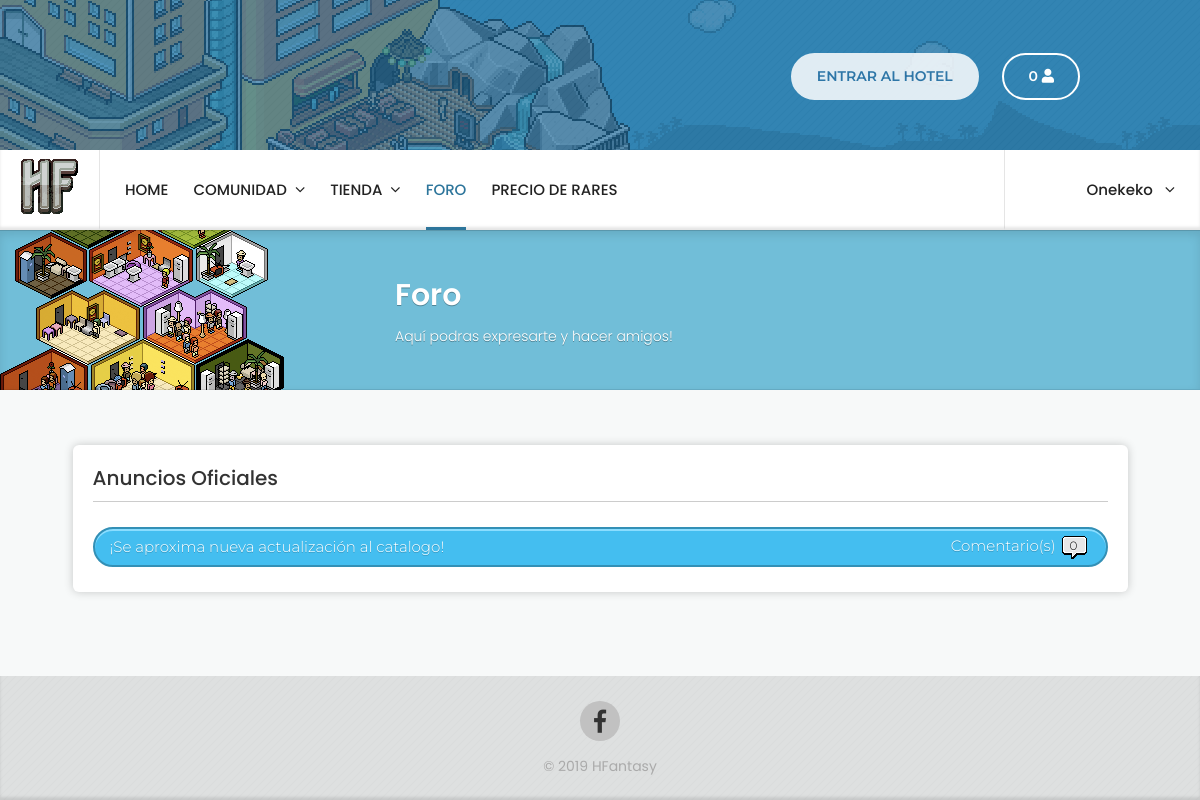
Page /forum/categorie/1 (signed in) on the committed database.
### tables this page shows
CREATE TABLE `users` (
  `id` int(11) NOT NULL AUTO_INCREMENT,
  `username` varchar(25) NOT NULL,
  `real_name` varchar(25) NOT NULL DEFAULT '',
  `password` varchar(64) NOT NULL,
  `mail` varchar(25) NOT NULL,
  `mail_verified` enum('0','1') NOT NULL DEFAULT '0',
  `account_created` int(11) NOT NULL,
  `account_day_of_birth` int(11) NOT NULL DEFAULT 0,
  `last_login` int(11) NOT NULL DEFAULT 0,
  `last_online` int(11) NOT NULL DEFAULT 0,
  `motto` varchar(127) NOT NULL DEFAULT '',
  `look` varchar(256) NOT NULL DEFAULT 'hr-115-42.hd-195-19.ch-3030-82.lg-275-1408.fa-1201.ca-1804-64',
  `gender` enum('M','F') NOT NULL DEFAULT 'M',
  `rank` int(2) NOT NULL DEFAULT 1,
  `credits` int(11) NOT NULL DEFAULT 2500,
  `pixels` int(11) NOT NULL DEFAULT 500,
  `points` int(11) NOT NULL DEFAULT 10,
  `online` enum('0','1','2') NOT NULL DEFAULT '0',
  `auth_ticket` varchar(256) NOT NULL DEFAULT '',
  `ip_register` varchar(45) NOT NULL,
  `ip_current` varchar(45) NOT NULL COMMENT 'Have your CMS update this IP. If you do not do this IP banning won''t work!',
  `machine_id` varchar(64) NOT NULL DEFAULT '',
  `home_room` int(32) NOT NULL DEFAULT 0,
  `bg` varchar(755) DEFAULT NULL,
  `color` varchar(255) DEFAULT NULL,
  `youtube` varchar(555) DEFAULT NULL,
  PRIMARY KEY (`id`) USING BTREE,
  UNIQUE KEY `username` (`username`) USING BTREE,
  UNIQUE KEY `id` (`id`) USING BTREE,
  UNIQUE KEY `id_2` (`id`) USING BTREE,
  UNIQUE KEY `id_3` (`id`) USING BTREE
);

CREATE TABLE `forum_categories` (
  `id` int(11) NOT NULL AUTO_INCREMENT,
  `name` varchar(255) DEFAULT NULL,
  `rank` varchar(255) DEFAULT NULL,
  PRIMARY KEY (`id`)
);

CREATE TABLE `forum_post` (
  `id` int(11) NOT NULL AUTO_INCREMENT,
  `categorie` int(11) DEFAULT NULL,
  `title` varchar(255) DEFAULT NULL,
  `content` longtext DEFAULT NULL,
  `date` varchar(255) DEFAULT NULL,
  `author` varchar(255) DEFAULT NULL,
  PRIMARY KEY (`id`)
);

### assets/system/config.php (called while the page is built, shortened)
<?php
$rise_settings = [
	"name" => "HFantasy",
	"weblink" => "http://localhost",
	"twitter" => "http://twitter.com",
	"theme" => "horange",
	"swf" => "http://localhost/swfs",
	"slogan" => "¡Haz amig@s, únete a la diversion, pásalo en grande!",
	"motto" => "¡HFantasy lo mejor!",
	"credits" => 50000,
	"diamonds" => 0,
	"duckets" => 10,
	"max_rank" => 9
];
?>

### assets/system/User.php (called while the page is built, shortened)
<?php
class User
{
	private $user;
	private static $auth = false;
	public function __construct( $user = false )
	{
		if ( $user )
			self::$auth = true;
		$this->user = $user;
	}
	public function name()
	{
		return $this->user[ 'username' ];
	}
	public static function is_auth()
	{
		return self::$auth;
	}
}

### assets/system/core.php (called while the page is built, shortened)
<?php
require_once "config.php";
require 'User.php';
$db = mysqli_connect($conexion['server'], $conexion['user'], $conexion['pass'], $conexion['db']);
if ( isset( $_SESSION[ 'loginuser' ] ) )
{
	$search = mysqli_query( $db, "SELECT * FROM users WHERE username='$_SESSION[loginuser]'" );
	if ( mysqli_num_rows( $search ) )
	{
		$find = mysqli_fetch_assoc( $search );
		$myuser = new User( $find );
	}
}
else
	$myuser = new User();

### categorie.php (the view, shortened to what this page needs)
<?php
include "assets/system/core.php";
$page = basename($_SERVER["PHP_SELF"]);
 if(isset($_GET['id'])){
    if($_GET['id'] && !empty($_GET['id'])){
    $hj = mysqli_query($db,"SELECT * FROM forum_categories WHERE id = '{$_GET['id']}'");
    $h_edit = mysqli_fetch_array($hj);
?>
<!DOCTYPE html>
<html lang="en">
<head>
    <link rel="stylesheet" href="https://cdnjs.cloudflare.com/ajax/libs/font-awesome/4.7.0/css/font-awesome.min.css">
    <link rel="stylesheet" href="<?php echo $rise_settings['weblink'];?>/riseweb/css/fonts.css">
    <link rel="stylesheet" href="<?php echo $rise_settings['weblink'];?>/riseweb/css/flaticon.css">
    <link rel="stylesheet" href="<?php echo $rise_settings['weblink'];?>/riseweb/css/magnific-popup.css">
    <link rel="stylesheet" href="<?php echo $rise_settings['weblink'];?>/riseweb/css/selectric.css">
    <link rel="stylesheet" href="<?php echo $rise_settings['weblink'];?>/riseweb/css/circle.css">
    <link rel="stylesheet" href="<?php echo $rise_settings['weblink'];?>/riseweb/css/app.css">
    <link rel="stylesheet" href="<?php echo $rise_settings['weblink'];?>/riseweb/css/app.responsive.css">
	<link rel="stylesheet" href="https://use.fontawesome.com/releases/v5.8.1/css/all.css">
    <link rel="stylesheet" href="https://cdnjs.cloudflare.com/ajax/libs/jqueryui/1.12.1/jquery-ui.min.css">
	<link rel="stylesheet" href="https://cdnjs.cloudflare.com/ajax/libs/animate.css/3.7.0/animate.min.css">
</head>
<body class="flex-container flex-direction-column">
	<?php
	require_once "templates/header.php";
	?>
    <?php
    require_once "templates/nav.php";
    ?>
<section class="page-container" data-page="foro">
    <header class="page-header flex-container flex-vertical-center">
        <div class="page-header-content"><h1>Foro</h1> Aquí podras expresarte y hacer amigos!</div>
    </header>
	<div class="page-content">
        <?php require_once "templates/foro/categorie_view.php";?>
	</div>
</section>
	<?php
	require_once "templates/footer.php";
	?>
</body>
</html>
<?php } } ?>

### templates/nav.php (shortened to what this page needs)
<nav class="navigation-container">
        <ul class="navigation-menu flex-container">
            <li class="navigation-item main-link-item">
				<a id="rise-logo-medium"><?php echo $rise_settings['name'];?></a>
			</li>
            <li class="navigation-item  <?php if ($page == "home.php") echo 'selected' ?>" data-category="home"><a href="<?php echo $rise_settings['weblink'];?>/home">Home</a></li>
            <li class="navigation-item has-items <?php if ($page == "photos.php") echo 'selected' ?><?php if ($page == "staff.php") echo 'selected' ?><?php if ($page == "contributors.php") echo 'selected' ?><?php if ($page == "tops.php") echo 'selected' ?>" data-category="community">
                <a href="#">Comunidad</a>
            </li>
            <li class="navigation-item has-items <?php if ($page == "vip.php") echo 'selected' ?><?php if ($page == "currency.php") echo 'selected' ?><?php if ($page == "history.php") echo 'selected' ?>" data-category="shop">
                <a href="#">Tienda</a>
            </li>
			<li class="navigation-item <?php if ($page == "forum.php") echo 'selected' ?><?php if ($page == "categorie.php") echo 'selected' ?><?php if ($page == "post.php") echo 'selected' ?><?php if ($page == "newpost.php") echo 'selected' ?><?php if ($page == "editpost.php") echo 'selected' ?>" data-category="help">
                <a href="<?php echo $rise_settings['weblink'];?>/forum">Foro</a>
            </li>
			<li class="navigation-item <?php if ($page == "values.php") echo 'selected' ?>" data-category="values">
                <a href="<?php echo $rise_settings['weblink'];?>/values">Precio de Rares</a>
            </li>
						<?php if( $myuser::is_auth() ) { ?>
						<li class="navigation-item navigation-right-side-item has-items ">
                <a href="#">
                    <div class="account-avatar"></div>
                    <span><?php echo $myuser->name();?></span>
                </a>
            </li>
        <?php } ?>
					</ul>
    </nav>

### templates/foro/categorie_view.php (shortened to what this page needs)
<article class="default-section ranking-container" style="overflow: hidden;">
	<h3 id="values-update-text" class="aside-title"><?php echo $h_edit['name'];?>
	</h3>
		<?php
		$categoriesr = mysqli_query($db, "SELECT * FROM forum_post WHERE categorie = '".$h_edit['id']."' ORDER BY id DESC");
		while ($categoriesc = mysqli_fetch_assoc($categoriesr)) {
		?>
		<div class="categorie_link"><span class="cate_name"><a href="<?php echo $rise_settings['weblink'];?>/forum/post/<?php echo $categoriesc['id'];?>"><?php echo $categoriesc['title'];?></a></span>
			<span class="categorie_info">
				<div class="text_catinfo">Comentario(s)</div><div class="comments_num"><?php $resultado = mysqli_query($db,"SELECT * FROM forum_replies WHERE post = '".$categoriesc['id']."'"); $número_filas = mysqli_num_rows($resultado); echo "$número_filas";?></div>
			</span>
		</div>
		<?php   } if(mysqli_num_rows($categoriesr) == 0) { echo 'Aún no hay temas en esta categoria...';}?>
</article>

### riseweb/css/app.responsive.css (style rules this page uses)
@media (max-width: 1250px) { .navigation-container .navigation-menu .navigation-item.main-link-item { margin-right: 25px; } }
@media (max-width: 1250px) { .navigation-container .navigation-menu .navigation-item.main-link-item>a { width: 100px; } }
@media (max-width: 1250px) { .navigation-container .navigation-menu .navigation-item { margin-right: 25px; } }
@media (max-width: 1250px) { .navigation-container .navigation-menu .navigation-item.navigation-right-side-item>a { padding: 28px 25px 0 8px; } }

### rows in the picture
users: username "Onekeko"
forum_categories: name "Anuncios Oficiales"
forum_post: title "¡Se aproxima nueva actualización al catalogo!", número_filas "0"

### other values in the picture
$número_filas "0"
$rise_settings['name'] "HFantasy"
